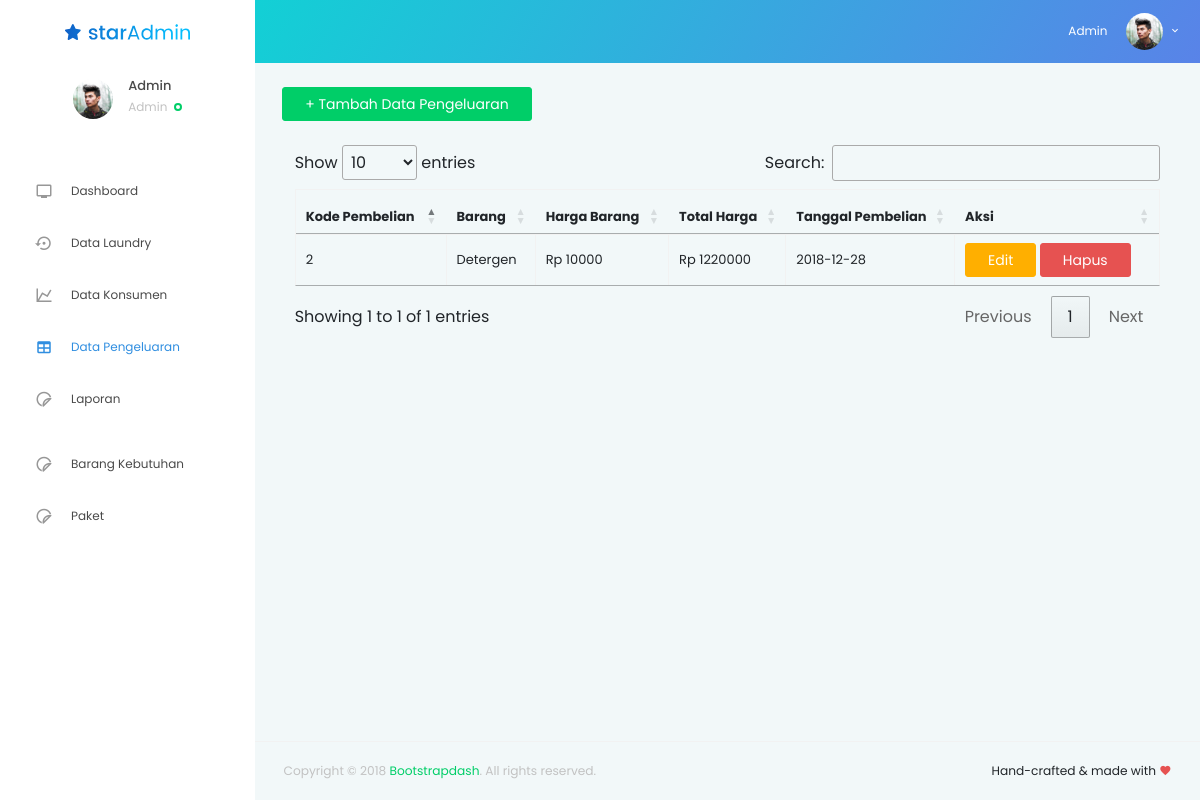
/page/admin/data_pengeluaran.php (signed in), run on the app's committed database.
### tables this page shows
CREATE TABLE `vivalo_pembelian` (
  `kd_pembelian` int(5) NOT NULL,
  `kd_barang` int(5) NOT NULL,
  `total_harga` int(11) NOT NULL,
  `jumlah_barang` int(11) NOT NULL,
  `date` date NOT NULL
);

CREATE TABLE `vivalo_kebutuhan` (
  `kd_barang` int(5) NOT NULL,
  `nama_barang` varchar(20) NOT NULL,
  `harga` int(11) NOT NULL
);

### config/functions/mysqli.php (called while the page is built, shortened)
<?php
class Database
{
    public $connection;
    public function __construct($host, $user, $pass, $db)
    {
        $this->connection = mysqli_connect($host, $user, $pass, $db);
        return $this->connection;
    }
    public function query($sql)
    {
        return mysqli_query($this->connection, $sql);
    }
}

### config/config.php (called while the page is built, shortened)
<?php
require_once __DIR__."/functions/mysqli.php";
$db = new Database("localhost", "root", "", "vivalo");

### page/admin/data_pengeluaran.php (the view, shortened to what this page needs)
<!DOCTYPE html>
<html lang="en">
<?php
include 'attr_head.php';
?>
    <body>
      <div class="container-scroller">
      <?php
       include 'navbar.php';
        ?>
        <div class="container-fluid page-body-wrapper">
          <?php require_once __DIR__."/attr_nav.php" ?>
          <div class="main-panel">
            <div class="content-wrapper">
              <div class="row">
               <div class="container-fluid">
                  <button class="btn btn-success" data-toggle="modal" data-target="#exampleModal">+ Tambah Data Pengeluaran</button><br><br>
                 <div class="col-md-12">
                    <table id="example" class="table table-striped table-bordered" style="width:100%;padding-top: 10px;">
                        <thead>
                            <tr>
                                <th>Kode Pembelian</th>
                                <th>Barang</th>
                                <th>Harga Barang</th>
                                <th>Total Harga</th>
                                <th>Tanggal Pembelian</th>
                                <th>Aksi</th>
                            </tr>
                        </thead>
                         <tbody>
                            <?php foreach($db->query("SELECT kd_pembelian, vivalo_pembelian.kd_barang, total_harga, jumlah_barang, date, vivalo_kebutuhan.nama_barang, vivalo_kebutuhan.harga FROM `vivalo_pembelian` JOIN vivalo_kebutuhan ON vivalo_pembelian.kd_barang = vivalo_kebutuhan.kd_barang")->fetch_all() as $konsumen): ?>
                            <tr>
                                <td><?= $konsumen[0] ?></td>
                                <td><?= $konsumen[5] ?></td>
                                <td>Rp <?= $konsumen[6] ?></td>
                                <td>Rp <?= ($konsumen[3] * $konsumen[6]) ?></td>
                                <td><?= $konsumen[4] ?></td>
                                <td><a href="edit_pengeluaran.php?kd_pembelian=<?php echo $konsumen['0']; ?>" class="btn btn-warning">Edit</a>&nbsp;<a href="hapus_pengeluaran.php?kd_pembelian=<?php echo $konsumen['0']; ?>" class="btn btn-danger">Hapus</a></td>
                            </tr>
                            <?php endforeach ?>
                        </tbody>
                    </table>
                 </div>
               </div>
              </div>
            </div>
            <footer class="footer">
              <div class="container-fluid clearfix">
                <span class="text-muted d-block text-center text-sm-left d-sm-inline-block">Copyright © 2018
                  <a href="http://www.bootstrapdash.com/" target="_blank">Bootstrapdash</a>. All rights reserved.</span>
                <span class="float-none float-sm-right d-block mt-1 mt-sm-0 text-center">Hand-crafted &amp; made with
                  <i class="mdi mdi-heart text-danger"></i>
                </span>
              </div>
            </footer>
          </div>
        </div>
      </div>
    </body></html>

### data on the page
vivalo_pembelian: kd_pembelian "2", kd_barang.nama_barang "Detergen", kd_barang.harga "10000", $konsumen[3]*$konsumen[6] "1220000", date "2018-12-28"

### other printed values
$_SESSION["user_nama"] "Admin"
$_SESSION["user_level"] "Admin"
